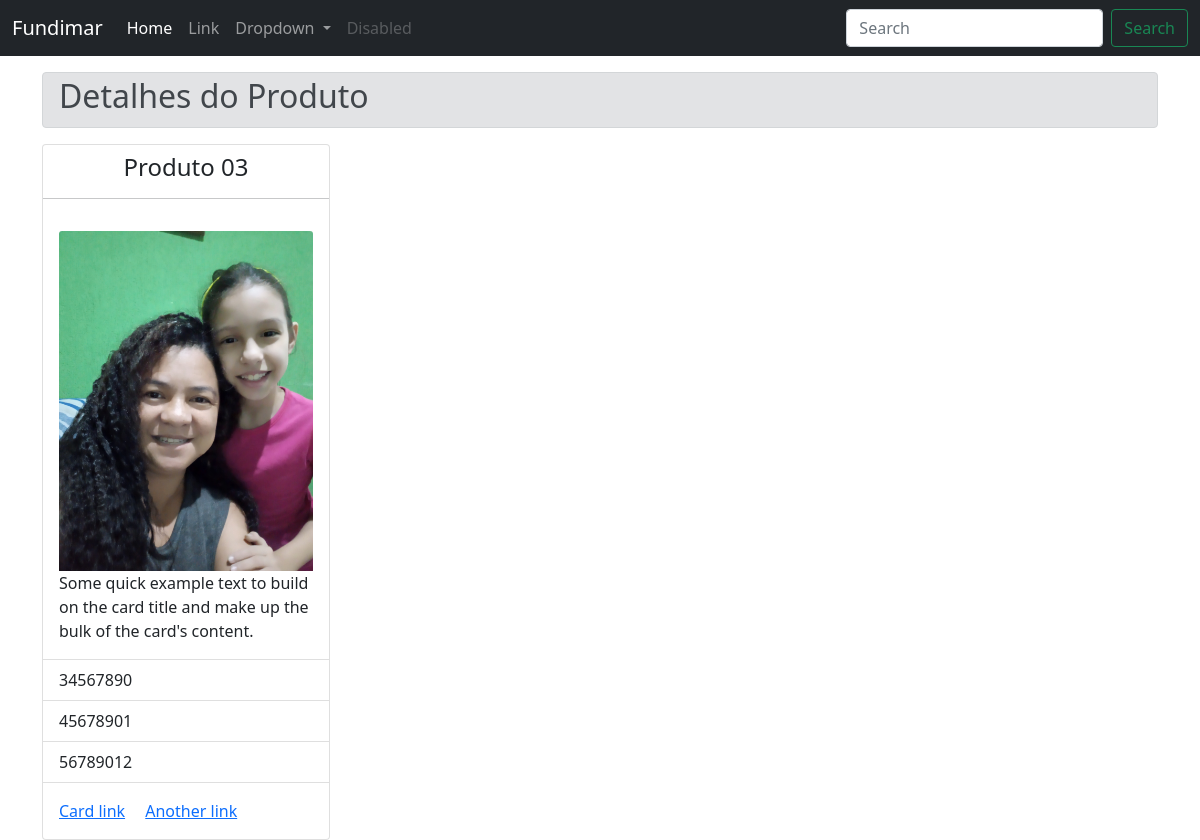
Screenshot of /3/ with the database file from the repository.
### produto/models.py (models this page shows, shortened)
class Produto(models.Model):
    nome = models.CharField(max_length=150)
    image = models.ImageField(upload_to='produto/images/')
    data_cadastro = models.DateField(auto_now=True)
    codigo_01 = models.CharField(max_length=10)
    codigo_02 = models.CharField(max_length=10, null=True, default="-")
    codigo_03 = models.CharField(max_length=10, null=True, default="-")

### produto/views.py (the view)
# urls.py: path('<int:produto_id>/', views.detalhe, name='detalhe'),
def detalhe(request, produto_id):
    produto = get_object_or_404(Produto, pk=produto_id)
    return render(request, 'produto/detalhe.html', {'produto': produto})

### produto/templates/produto/detalhe.html (shortened to what this page needs)
{% extends "produto/layouts/base.html" %}
{% block page %}Detalhes do Produto{% endblock %}
{% block content %}
<div class="card" style="width: 18rem;">
    <h4 class="card-title text-center pt-2 mb-0">{{ produto.nome }}</h4>
    <hr>
    <div class="card-body col">
    <img src="{{  produto.image.url }}" class="card-img-top" alt="...">
        <p class="card-text">Some quick example text to build on the card title and make up the bulk of the card's
            content.</p>
    </div>
    <ul class="list-group list-group-flush">
        <li class="list-group-item">{{ produto.codigo_01 }}</li>
        <li class="list-group-item">{{ produto.codigo_02 }}</li>
        <li class="list-group-item">{{ produto.codigo_03 }}</li>
    </ul>
    <div class="card-body">
        <a href="#" class="card-link">Card link</a>
        <a href="#" class="card-link">Another link</a>
    </div>
</div>
{% endblock %}

### rows the page displays
Produto: nome "Produto 03", image (picture), codigo_01 "34567890", codigo_02 "45678901", codigo_03 "56789012"
